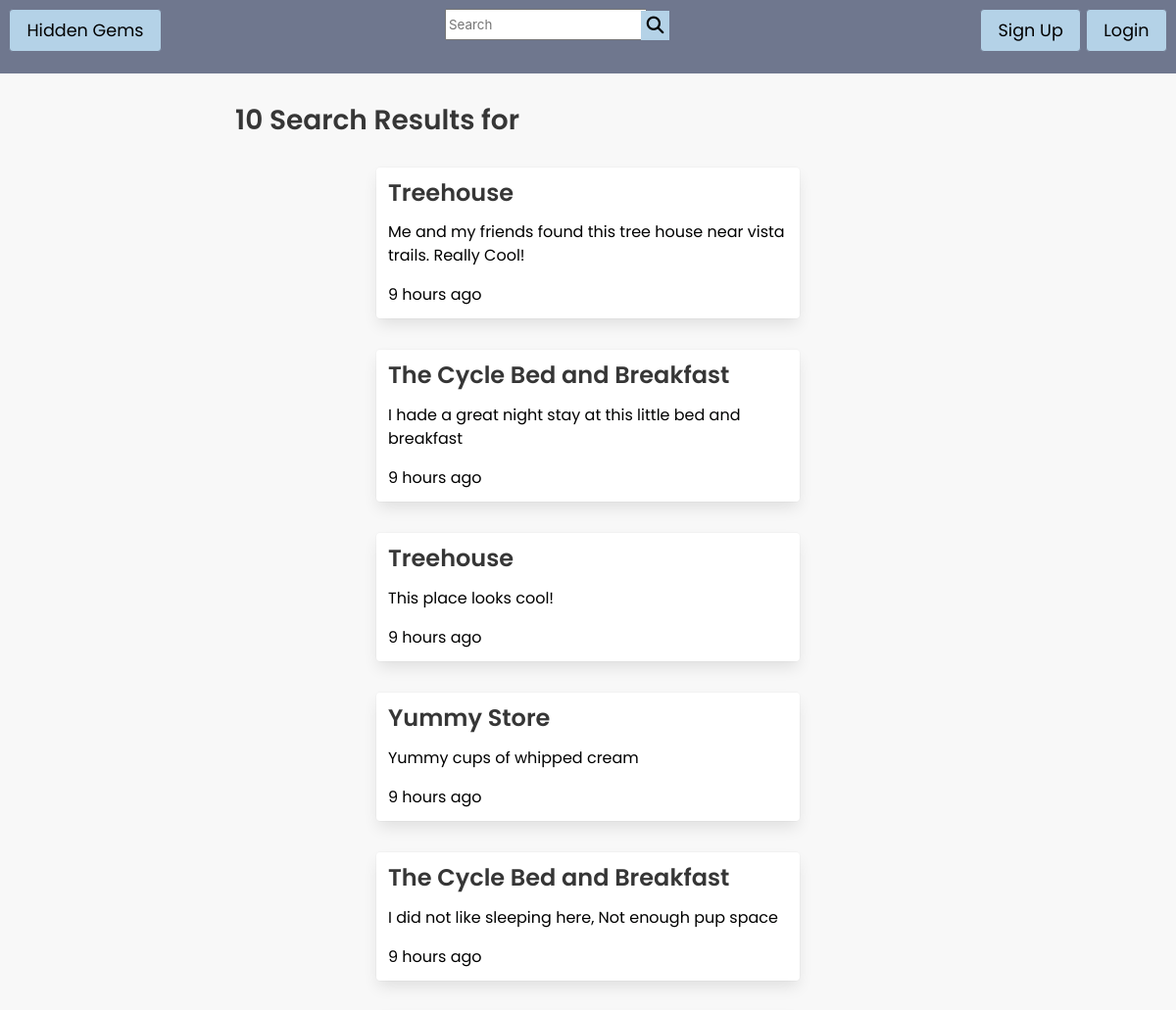
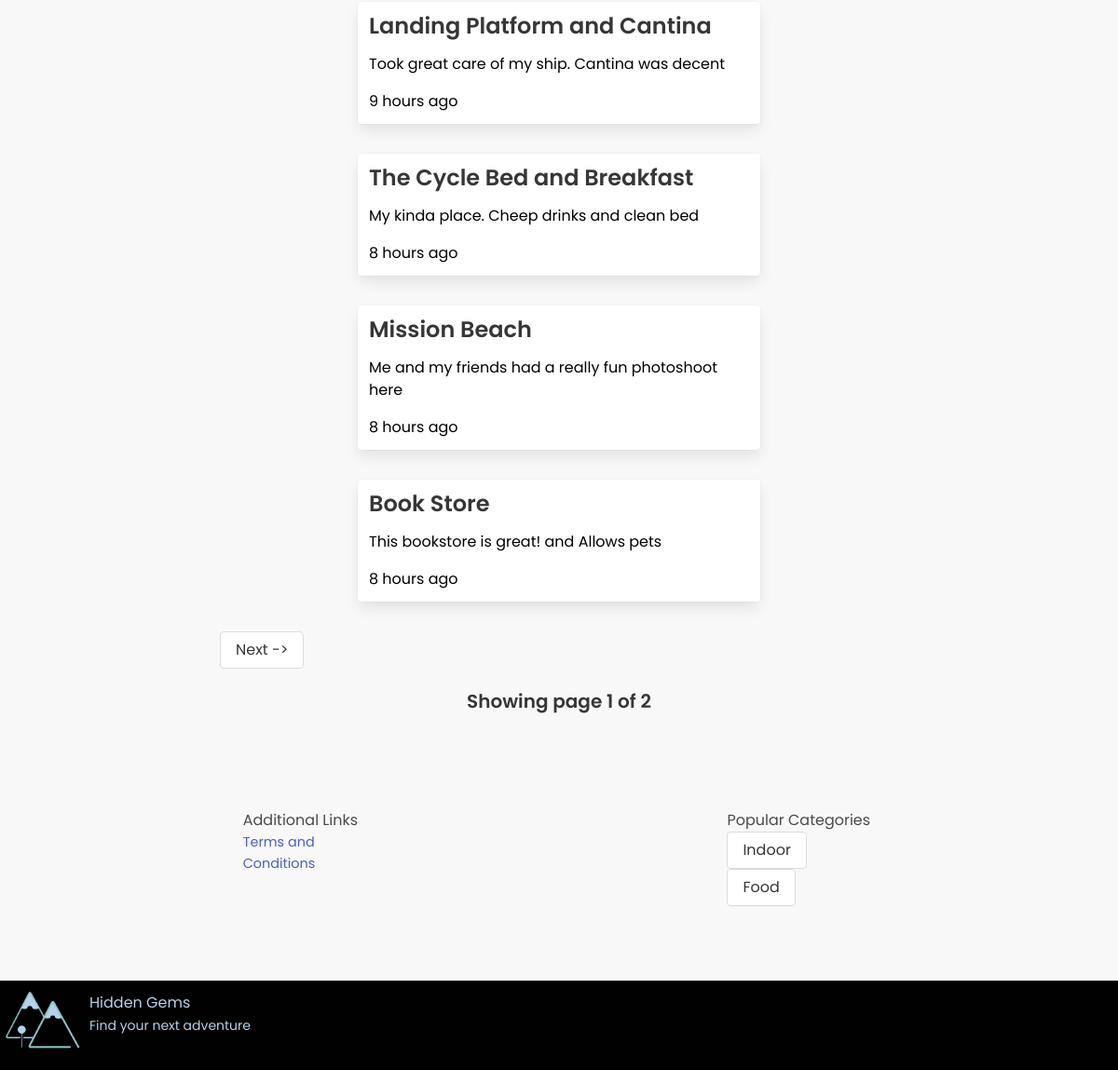
Screenshot of /search.php with the database file from the repository (2 pictures, top to bottom).
### tables this page shows
CREATE TABLE `posts` (
  `post_id` mediumint(9) NOT NULL,
  `body` text NOT NULL,
  `photo` text NOT NULL,
  `date` datetime NOT NULL,
  `is_approved` int(2) NOT NULL,
  `rating` tinyint(5) NOT NULL,
  `user_id` int(11) NOT NULL,
  `location_id` int(11) NOT NULL
);

CREATE TABLE `locations` (
  `location_id` mediumint(9) NOT NULL,
  `title` varchar(300) NOT NULL,
  `lat` double NOT NULL,
  `lng` double NOT NULL,
  `category_id` int(11) NOT NULL,
  `image` text NOT NULL,
  `user_id` int(11) NOT NULL,
  `is_published` tinyint(4) NOT NULL
);

### includes/functions.php (called while the page is built, shortened)
<?php
function time_ago($datetime, $full = false) {
    $now = new DateTime;
    $ago = new DateTime($datetime);
    $diff = $now->diff($ago);
    $diff->w = floor($diff->d / 7);
    $diff->d -= $diff->w * 7;
    $string = array(
        'y' => 'year',
        'm' => 'month',
        'w' => 'week',
        'd' => 'day',
        'h' => 'hour',
        'i' => 'minute',
        's' => 'second',
    );
    foreach ($string as $k => &$v) {
        if ($diff->$k) {
            $v = $diff->$k . ' ' . $v . ($diff->$k > 1 ? 's' : '');
        } else {
            unset($string[$k]);
        }
    }
    if (!$full) $string = array_slice($string, 0, 1);
    return $string ? implode(', ', $string) . ' ago' : 'just now';
}
    ?>

### search.php (the view, shortened to what this page needs)
<?php
require_once( 'includes/config.php' );
require_once( 'includes/functions.php' );
$per_page=9;
$current_page=1;
if(isset($_GET['phrase'])){
    $phrase =   trim(strip_tags($_GET['phrase']));
}else{
    $phrase = '';
}
require( 'includes/header.php' );
?>
<main class="content">
	<div>
		<?php
 $query = 'SELECT *
 FROM  locations, posts
 WHERE title LIKE :phrase
 AND locations.location_id = posts.location_id';
		$result = $DB->prepare($query);
		$result->execute( array('phrase' => "%$phrase%") );
        $total = $result->rowCount();
    $max_pages =ceil($total / $per_page);
	$offset = ($current_page - 1) * $per_page;
	$query .= ' LIMIT :offset, :per_page';
	$result = $DB->prepare($query);
	$wildcard = "%$phrase%";
	$result->bindParam('phrase', $wildcard, PDO::PARAM_STR);
	$result->bindParam('offset', $offset, PDO::PARAM_INT);
	$result->bindParam('per_page', $per_page, PDO::PARAM_INT);
	$result->execute();
         ?>
         <section class="full"><h2><?php echo $total ?> Search Results for <?php echo  $phrase ?></h2></section>
         <?php
		if( $result->rowCount() ){
			while( $row = $result->fetch() ){
?>
	<article class="searchResults" style="width: 100%; margin: 2rem auto;">
		<div class="card"style="padding:.75rem;">
				<a href="single.php?location_id=<?php echo $row['location_id']?>">
				<h3 class="post-title clamp"><?php echo $row['title']; ?></h3>
				<p class="post-excerpt clamp"><?php echo $row['body']; ?></p>
				<div class="flex post-info">
					<span class="date"><?php echo time_ago($row['date']); ?></span>
				</div>
				</a>
		</div>
	</article>
		<?php
			}
			$next =$current_page + 1;
			?>
<section class="pagination full" style="text-align: center;">
<?php if( $current_page < $max_pages ){ ?>
	<a class="button" href="search.php?phrase=<?php echo $phrase?>&amp;page=<?php echo $next?>">Next -></a>
<?php }?>
</section>
		<?php
		}else{
			echo '<h2>No posts to show</h2>';
		}
		?>
        <section class="full" style="text-align: center;">
		<h4>Showing page <?php echo $current_page; ?> of <?php echo $max_pages; ?></h4>
		</section>
	</div>
</main>
<?php
require('includes/footer.php');
?>

### css/style.css (style rules this page uses)
body { font-family: 'Poppins', sans-serif; background-color: #F8F8F8; min-width: 500px; }
article.searchResults .card { width: 60%; margin: 0 auto; }
article.searchResults .card a { color: #000100; }
main.content { width: 60%; margin: 2rem auto; }

### rows the page displays
posts: location.title "Treehouse", body "Me and my friends found this tree house near vista trails. Really Cool!", date "9 hours ago"
posts: location.title "The Cycle Bed and Breakfast", body "I hade a great night stay at this little bed and breakfast", date "9 hours ago"
posts: location.title "Treehouse", body "This place looks cool!", date "9 hours ago"
posts: location.title "Yummy Store", body "Yummy cups of whipped cream", date "9 hours ago"
posts: location.title "The Cycle Bed and Breakfast", body "I did not like sleeping here, Not enough pup space", date "9 hours ago"
posts: location.title "Landing Platform and Cantina", body "Took great care of my ship. Cantina was decent", date "9 hours ago"
posts: location.title "The Cycle Bed and Breakfast", body "My kinda place. Cheep drinks and clean bed", date "8 hours ago"
posts: location.title "Mission Beach", body "Me and my friends had a really fun photoshoot here", date "8 hours ago"
posts: location.title "Book Store", body "This bookstore is great! and Allows pets", date "8 hours ago"

### other values shown
$total "10"
$current_page "1"
$max_pages "2"
